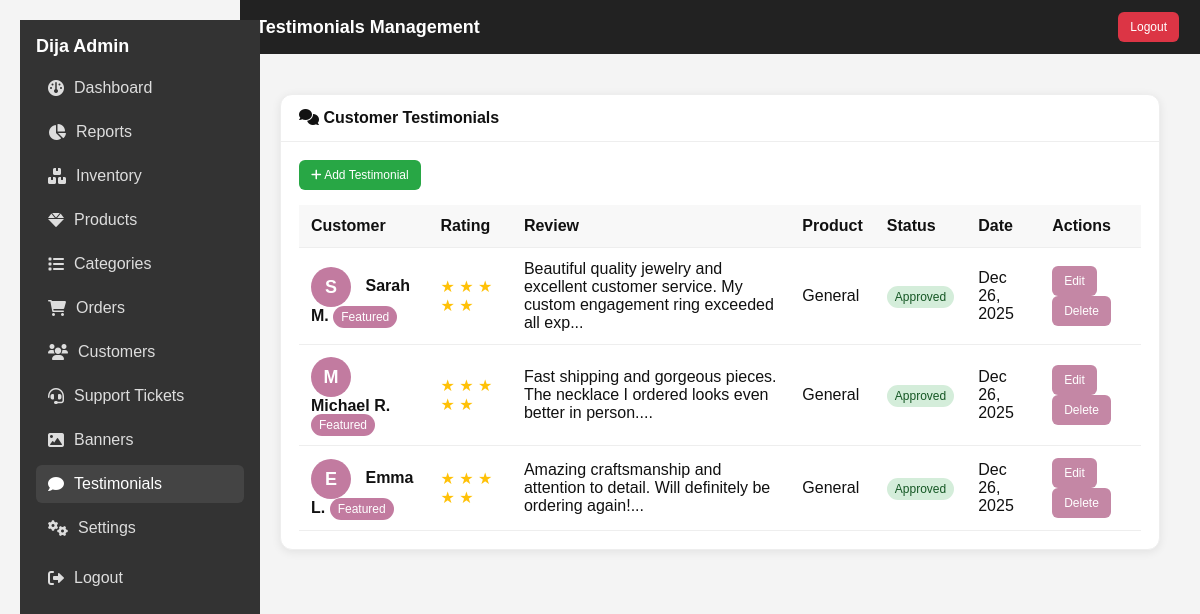
Page /admin/testimonials.php (signed in) on the committed database.
### tables this page shows
CREATE TABLE IF NOT EXISTS testimonials (
    id INT PRIMARY KEY AUTO_INCREMENT,
    customer_name VARCHAR(255) NOT NULL,
    email VARCHAR(255),
    rating INT NOT NULL CHECK (rating >= 1 AND rating <= 5),
    title VARCHAR(255),
    content TEXT NOT NULL,
    product_id INT,
    client_image MEDIUMTEXT NULL,
    is_featured BOOLEAN DEFAULT FALSE,
    is_approved BOOLEAN DEFAULT FALSE,
    created_at TIMESTAMP DEFAULT CURRENT_TIMESTAMP,
    FOREIGN KEY (product_id) REFERENCES products(id) ON DELETE SET NULL
);

### admin/testimonials.php (the view, shortened to what this page needs)
<?php
$page_title = 'Testimonials Management';
$active_nav = 'testimonials';
require_once '../config/database.php';
$stmt = $pdo->query("SELECT t.*, p.name as product_name FROM testimonials t LEFT JOIN products p ON t.product_id = p.id ORDER BY t.created_at DESC");
$testimonials = $stmt->fetchAll();
?>
<!DOCTYPE html>
<html lang="en">
<head>
</head>
<body>
<?php include '_layout_header.php'; ?>
    <div class="card">
        <div class="card-header"><i class="fas fa-comments"></i> Customer Testimonials</div>
        <div class="card-body">
            <button class="btn btn-success" onclick="openAddModal()" style="margin-bottom:15px;"><i class="fas fa-plus"></i> Add Testimonial</button>
            <table>
            <thead>
                <tr>
                    <th>Customer</th>
                    <th>Rating</th>
                    <th>Review</th>
                    <th>Product</th>
                    <th>Status</th>
                    <th>Date</th>
                    <th>Actions</th>
                </tr>
            </thead>
            <tbody>
                <?php foreach ($testimonials as $testimonial): ?>
                <tr>
                    <td>
                        <?php if ($testimonial['client_image']): ?>
                            <img src="<?php echo htmlspecialchars($testimonial['client_image']); ?>" alt="<?php echo htmlspecialchars($testimonial['customer_name']); ?>" class="client-avatar">
                        <?php else: ?>
                            <span class="client-initial"><?php echo strtoupper(substr($testimonial['customer_name'], 0, 1)); ?></span>
                        <?php endif; ?>
                        <strong><?php echo htmlspecialchars($testimonial['customer_name']); ?></strong>
                        <?php if ($testimonial['is_featured']): ?>
                            <span class="status-badge featured-badge">Featured</span>
                        <?php endif; ?>
                    </td>
                    <td>
                        <span class="rating">
                            <?php for($i = 1; $i <= 5; $i++): ?>
                                <?php echo $i <= $testimonial['rating'] ? '★' : '☆'; ?>
                            <?php endfor; ?>
                        </span>
                    </td>
                    <td><?php echo htmlspecialchars(substr($testimonial['content'], 0, 100)) . '...'; ?></td>
                    <td><?php echo htmlspecialchars($testimonial['product_name'] ?? 'General'); ?></td>
                    <td>
                        <span class="status-badge <?php echo $testimonial['is_approved'] ? 'status-approved' : 'status-pending'; ?>">
                            <?php echo $testimonial['is_approved'] ? 'Approved' : 'Pending'; ?>
                        </span>
                    </td>
                    <td><?php echo date('M j, Y', strtotime($testimonial['created_at'])); ?></td>
                    <td>
                        <button class="btn" onclick="editTestimonial(<?php echo $testimonial['id']; ?>)">Edit</button>
                        <button class="btn btn-danger" onclick="deleteTestimonial(<?php echo $testimonial['id']; ?>)">Delete</button>
                    </td>
                </tr>
                <?php endforeach; ?>
            </tbody>
        </table>
            </div>
        </div>
        </div>
    </div>
<?php include '_layout_footer.php'; ?>

### admin/_layout_header.php (shortened to what this page needs)
<?php
$user_role = isset($_SESSION['admin_role']) ? $_SESSION['admin_role'] : '';
$page_title = isset($page_title) ? $page_title : 'Admin - Dija Accessories';
$active_nav = isset($active_nav) ? $active_nav : '';
?>
<!DOCTYPE html>
<html lang="en">
<head>
  <link href="https://cdnjs.cloudflare.com/ajax/libs/font-awesome/6.0.0/css/all.min.css" rel="stylesheet">
</head>
<body>
<div class="admin-layout">
  <aside class="sidebar">
    <h2>Dija Admin</h2>
    <a class="nav-link <?php echo $active_nav==='dashboard'?'active':''; ?>" href="/admin/index.php"><i class="fas fa-gauge"></i> <span>Dashboard</span></a>
    <a class="nav-link <?php echo $active_nav==='reports'?'active':''; ?>" href="/admin/reports.php"><i class="fas fa-chart-pie"></i> <span>Reports</span></a>
    <?php if (isset($user_role) && in_array($user_role, ['admin', 'superadmin'])): ?>
    <a class="nav-link <?php echo $active_nav==='inventory'?'active':''; ?>" href="/admin/inventory.php"><i class="fas fa-boxes"></i> <span>Inventory</span></a>
    <?php endif; ?>
    <a class="nav-link <?php echo $active_nav==='products'?'active':''; ?>" href="/admin/products.php"><i class="fas fa-gem"></i> <span>Products</span></a>
    <?php if (isset($user_role) && in_array($user_role, ['admin', 'superadmin'])): ?>
    <a class="nav-link <?php echo $active_nav==='categories'?'active':''; ?>" href="/admin/categories.php"><i class="fas fa-list"></i> <span>Categories</span></a>
    <?php endif; ?>
    <a class="nav-link <?php echo $active_nav==='orders'?'active':''; ?>" href="/admin/orders.php"><i class="fas fa-shopping-cart"></i> <span>Orders</span></a>
    <a class="nav-link <?php echo $active_nav==='customers'?'active':''; ?>" href="/admin/customers.php"><i class="fas fa-users"></i> <span>Customers</span></a>
    <a class="nav-link <?php echo $active_nav==='support_tickets'?'active':''; ?>" href="/admin/support-tickets.php"><i class="fas fa-headset"></i> <span>Support Tickets</span></a>
    <?php if (isset($user_role) && in_array($user_role, ['admin', 'superadmin'])): ?>
    <a class="nav-link <?php echo $active_nav==='banners'?'active':''; ?>" href="/admin/banners.php"><i class="fas fa-image"></i> <span>Banners</span></a>
    <a class="nav-link <?php echo $active_nav==='testimonials'?'active':''; ?>" href="/admin/testimonials.php"><i class="fas fa-comment"></i> <span>Testimonials</span></a>
    <a class="nav-link <?php echo $active_nav==='settings'?'active':''; ?>" href="/admin/settings.php"><i class="fas fa-cogs"></i> <span>Settings</span></a>
    <?php endif; ?>
    <div style="margin-top:12px;"><a class="nav-link" href="/admin/index.php?logout=1"><i class="fas fa-right-from-bracket"></i> <span>Logout</span></a></div>
  </aside>
  <div class="content">
    <header class="admin-header">
      <h1><?php echo htmlspecialchars($page_title); ?></h1>
      <a href="/admin/index.php?logout=1" class="btn logout">Logout</a>
    </header>
    <main class="main">

### admin/_layout_footer.php (shortened to what this page needs)
</body>
</html>

### admin/testimonials.php (style rules this page uses)
body { font-family: Arial, sans-serif; margin: 0; padding: 20px; background: #f4f4f4; }
.admin-header { background: #333; color: white; padding: 1rem; margin: -20px -20px 20px; }
table { width: 100%; border-collapse: collapse; }
th, td { padding: 12px; text-align: left; border-bottom: 1px solid #eee; }
th { background: #f8f8f8; font-weight: 600; }
.rating { color: #ffc107; }
.status-badge { padding: 4px 8px; border-radius: 12px; font-size: 12px; font-weight: 500; }
.status-approved { background: #d4edda; color: #155724; }
.featured-badge { background: #C27BA0; color: white; }
.btn { padding: 6px 12px; background: #C27BA0; color: white; border: none; border-radius: 4px; cursor: pointer; text-decoration: none; display: inline-block; font-size: 12px; margin-right: 5px; }
.btn-success { background: #28a745; }
.btn-danger { background: #dc3545; }
.client-initial { width: 40px; height: 40px; border-radius: 50%; background: #C27BA0; color: white; display: inline-flex; align-items: center; justify-content: center; font-weight: bold; font-size: 18px; margin-right: 10px; vertical-align: middle; }

### admin/_layout_header.php (style rules this page uses)
:root { --sidebar-bg:#333; --sidebar-txt:#fff; --sidebar-link:#ddd; --sidebar-link-hover:#fff; --accent:#c487a5; --bg:#f4f4f4; --card:#fff; --border:#eee; --txt:#111; }
* { box-sizing:border-box; }
body { margin:0; font-family: Arial, sans-serif; background:var(--bg); color:var(--txt); }
a { text-decoration:none; }
.admin-layout { display:flex; min-height:100vh; }
.sidebar { width:240px; background:var(--sidebar-bg); color:var(--sidebar-txt); padding:16px; position:sticky; top:0; height:100vh; }
.sidebar h2 { font-size:18px; margin:0 0 12px; color:#fff; }
.nav-link { display:flex; align-items:center; gap:10px; color:var(--sidebar-link); padding:10px 12px; border-radius:6px; margin-bottom:6px; }
.nav-link:hover, .nav-link.active { background:#444; color:var(--sidebar-link-hover); }
.content { flex:1; display:flex; flex-direction:column; }
.admin-header { background:#222; color:#fff; padding:12px 16px; display:flex; justify-content:space-between; align-items:center; }
.admin-header h1 { font-size:18px; margin:0; }
.btn { padding:8px 12px; background:var(--accent); color:#fff; border:none; border-radius:6px; cursor:pointer; display:inline-block; }
.btn.logout { background:#dc3545; }
.main { padding:20px; }
.card { background:var(--card); border-radius:12px; box-shadow:0 2px 10px rgba(0,0,0,0.08); margin-bottom:16px; border:1px solid var(--border); }
.card-header { padding:14px 18px; border-bottom:1px solid var(--border); font-weight:600; }
.card-body { padding:18px; }
.btn-success { background: #28a745; }

### rows in the picture
testimonials: customer_name "S", customer_name "Sarah M.", is_featured "Featured", rating 5 (drawn), content "Beautiful quality jewelry and excellent customer service. My custom engagement ring exceeded all exp", product_name "General", is_approved "Approved", created_at "Dec 26, 2025"
testimonials: customer_name "M", customer_name "Michael R.", is_featured "Featured", rating 5 (drawn), content "Fast shipping and gorgeous pieces. The necklace I ordered looks even better in person.", product_name "General", is_approved "Approved", created_at "Dec 26, 2025"
testimonials: customer_name "E", customer_name "Emma L.", is_featured "Featured", rating 5 (drawn), content "Amazing craftsmanship and attention to detail. Will definitely be ordering again!", product_name "General", is_approved "Approved", created_at "Dec 26, 2025"

### other values in the picture
$page_title "Testimonials Management"
